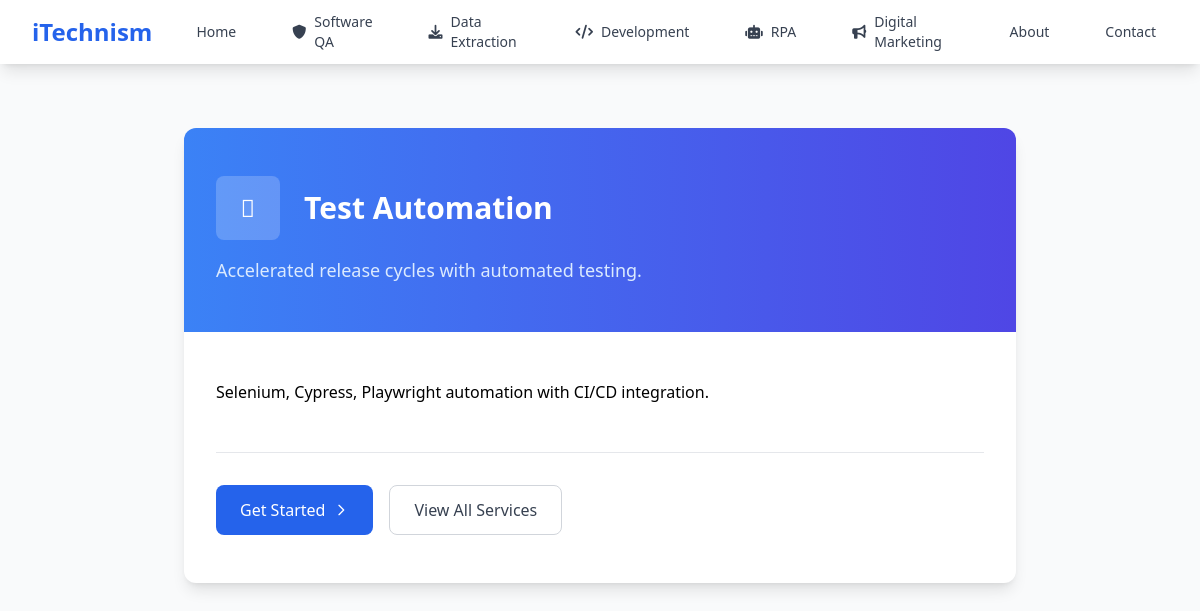
Page /services/test-automation on the committed database.
### tables this page shows
CREATE TABLE services (
    id INT AUTO_INCREMENT PRIMARY KEY,
    category_id INT,
    slug VARCHAR(100) UNIQUE NOT NULL,
    title VARCHAR(200) NOT NULL,
    short_desc TEXT,
    content LONGTEXT,
    icon VARCHAR(50),
    sort_order INT DEFAULT 0,
    status ENUM('published', 'draft') DEFAULT 'published',
    created_at TIMESTAMP DEFAULT CURRENT_TIMESTAMP,
    updated_at TIMESTAMP DEFAULT CURRENT_TIMESTAMP ON UPDATE CURRENT_TIMESTAMP,
    FOREIGN KEY (category_id) REFERENCES service_categories(id)
);

### controllers/ServicesController.php (called while the page is built, shortened)
<?php
require_once 'config/database.php';
class ServicesController {
    private $conn;
    public function __construct() {
        $this->db = new Database();
        $this->conn = $this->db->getConnection();
    }
    public function getServiceBySlug($slug) {
        $query = "SELECT s.*, c.title as category_title, c.slug as category_slug
                 FROM services s
                 JOIN service_categories c ON s.category_id = c.id
                 WHERE s.slug = :slug AND s.status = 'published'";
        $stmt = $this->conn->prepare($query);
        $stmt->bindParam(':slug', $slug);
        $stmt->execute();
        return $stmt->fetch(PDO::FETCH_ASSOC);
    }
}
?>

### config/database.php (called while the page is built, shortened)
<?php
class Database {
    private $host = 'localhost';
    private $db_name = 'itech_qa';
    private $username = 'root';
    private $password = '';
    public function getConnection() {
        $this->conn = null;
        try {
            $this->conn = new PDO("mysql:host=" . $this->host . ";dbname=" . $this->db_name, $this->username, $this->password);
            $this->conn->exec("set names utf8");
        } catch(PDOException $exception) {
            echo "Connection error: " . $exception->getMessage();
        }
        return $this->conn;
    }
}
?>

### views/service-detail.php (the view, shortened to what this page needs)
<!DOCTYPE html>
<html lang="en">
<head>
    <script src="https://cdn.tailwindcss.com"></script>
    <link rel="stylesheet" href="https://cdnjs.cloudflare.com/ajax/libs/font-awesome/6.0.0/css/all.min.css">
    <link href="https://unpkg.com/aos@2.3.1/dist/aos.css" rel="stylesheet">
</head>
<body class="bg-gray-50">
    <?php include 'partials/navbar.php'; ?>
    <div class="py-16">
        <div class="max-w-4xl mx-auto px-4 sm:px-6 lg:px-8">
            <div class="bg-white rounded-xl shadow-lg overflow-hidden">
                <div class="bg-gradient-to-r from-blue-500 to-indigo-600 px-8 py-12">
                    <div class="flex items-center mb-4">
                        <div class="w-16 h-16 bg-white bg-opacity-20 rounded-lg flex items-center justify-center mr-6">
                            <i class="<?= $service['icon'] ?> text-white text-2xl"></i>
                        </div>
                        <h1 class="text-3xl font-bold text-white"><?= htmlspecialchars($service['title']) ?></h1>
                    </div>
                    <p class="text-blue-100 text-lg"><?= htmlspecialchars($service['short_desc']) ?></p>
                </div>
                <div class="px-8 py-12">
                    <div class="prose prose-lg max-w-none">
                        <?= nl2br(htmlspecialchars($service['content'])) ?>
                    </div>
                    <div class="mt-12 pt-8 border-t border-gray-200">
                        <div class="flex flex-col sm:flex-row gap-4">
                            <a href="/contact" class="inline-flex items-center justify-center px-6 py-3 bg-blue-600 text-white font-medium rounded-lg hover:bg-blue-700 transition-colors">
                                Get Started
                                <svg class="ml-2 w-4 h-4" fill="none" stroke="currentColor" viewBox="0 0 24 24">
                                    <path stroke-linecap="round" stroke-linejoin="round" stroke-width="2" d="M9 5l7 7-7 7"></path>
                                </svg>
                            </a>
                            <a href="/services" class="inline-flex items-center justify-center px-6 py-3 border border-gray-300 text-gray-700 font-medium rounded-lg hover:bg-gray-50 transition-colors">
                                View All Services
                            </a>
                        </div>
                    </div>
                </div>
            </div>
        </div>
    </div>
</body>
</html>

### rows in the picture
services: title "Test Automation", short_desc "Accelerated release cycles with automated testing.", content "Selenium, Cypress, Playwright automation with CI/CD integration."
